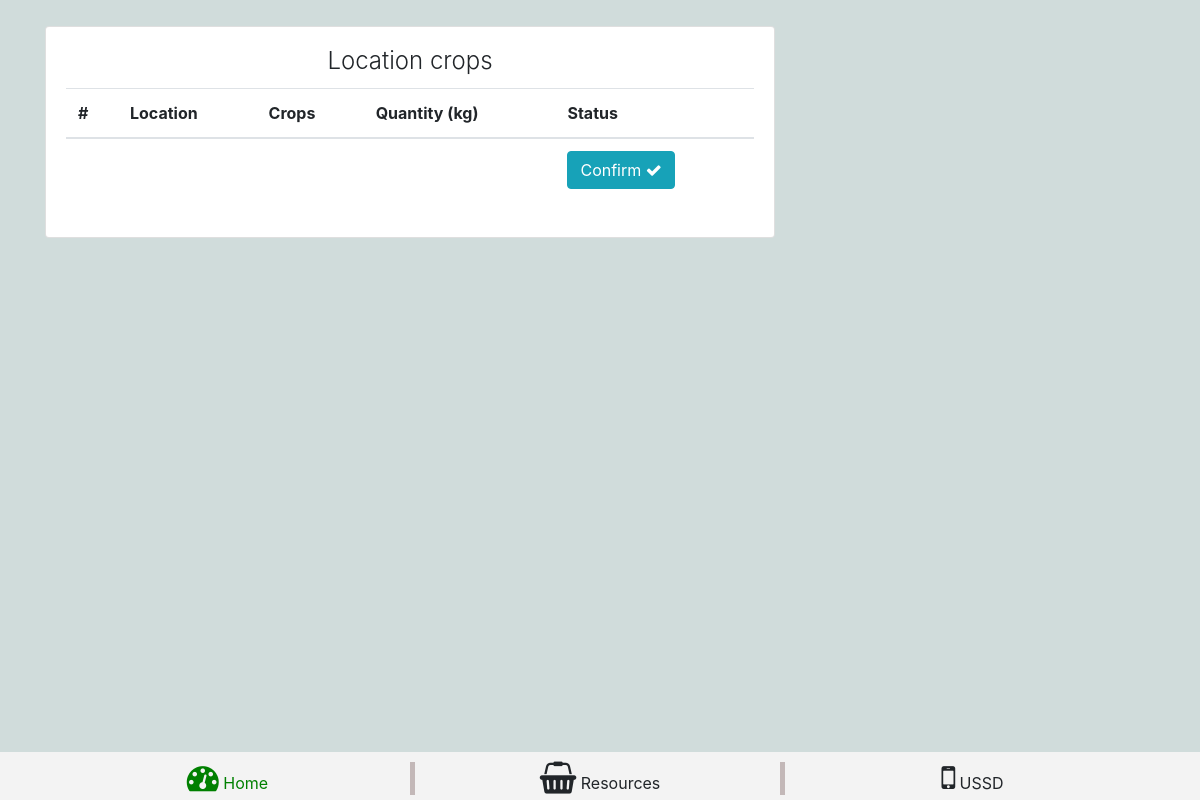
Before: / with the older database file.
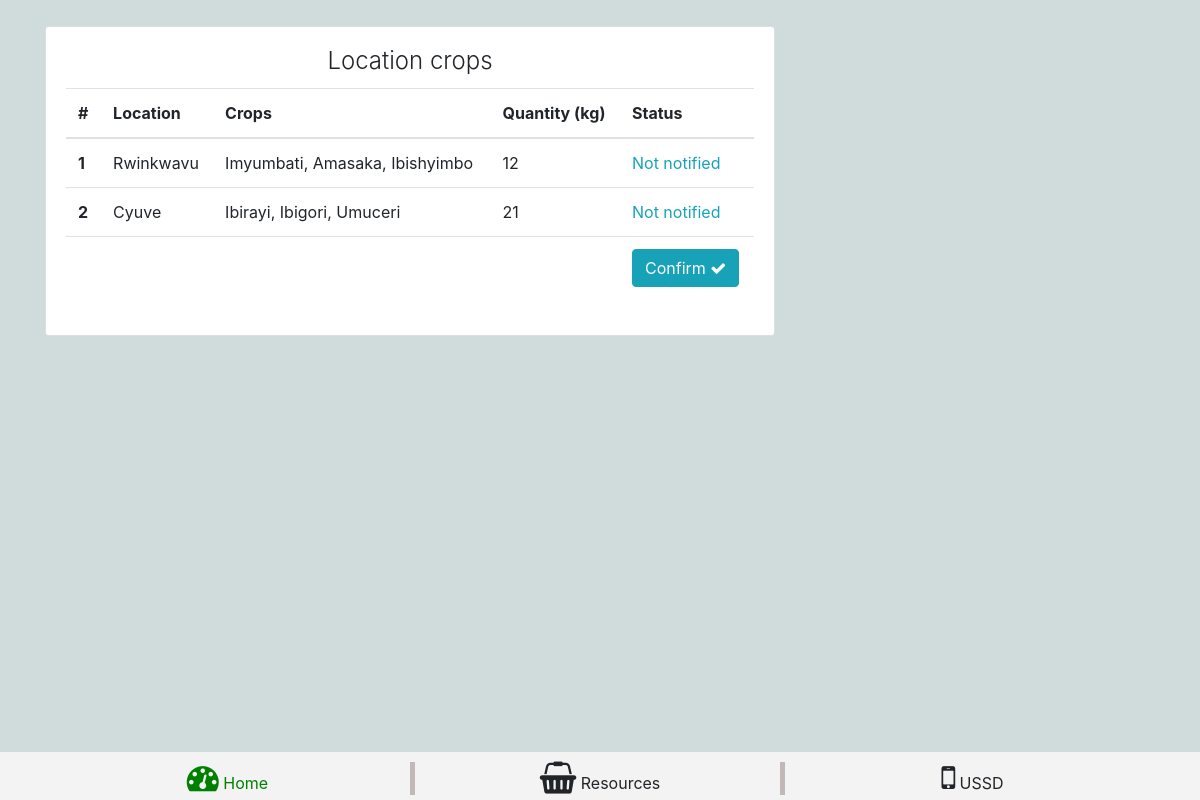
After: the same page with the newer database file.
### tables this page shows
CREATE TABLE `locations` (
  `id` int(11) NOT NULL,
  `name` varchar(128) NOT NULL,
  `crops` varchar(1024) NOT NULL,
  `quantity` int(11) DEFAULT NULL
);

### functions.php (called while the page is built, shortened)
<?php
	include_once "admin/db.php";
	function next_message($field){
		global $conn;
		$query = $conn->query("SELECT * FROM field_messages JOIN messages ON field_messages.message = messages.id WHERE field_messages.field = \"$field\" LIMIT 1");
		return $query->fetch_assoc();
	}
?>

### index.php (the view, shortened to what this page needs)
<!DOCTYPE html>
<html lang="en">
    <head>
        <link rel="stylesheet" type="text/css" href="css/facss/font-awesome.min.css">
        <link rel="stylesheet" type="text/css" href="css/bootstrap.min.css">
        <link rel="stylesheet" type="text/css" href="css/style.css">
    </head>
    <?php
        include 'admin/db.php';
        include_once "functions.php";
    ?>
<body>
    <div class="page">
        <div class="container">
            <div class="row">
                <div class="col-md-8">
                    <div class="card">
                        <div class="card-block card-body">
                            <div class="card-title text-center mod-title">Location crops</div>
                            <table class="table">
                                <thead>
                                    <tr>
                                      <th scope="col">#</th>
                                      <th scope="col">Location</th>
                                      <th scope="col">Crops</th>
                                      <th scope="col">Quantity (kg)</th>
                                      <th scope="col">Status</th>
                                    </tr>
                                </thead>
                                <tbody>
                                <?php
                                    $query = $conn->query("SELECT * FROM locations") or die("error getting fields $conn->error");
                                    $n = 0;
                                    while ($data = $query->fetch_assoc()) {
                                        $ownerName = $data['ownerName']??"Muhinzi";
                                        $next_message = next_message($data['id']);
                                        $nmessage = $next_message['text'];
                                        $message = str_ireplace("\$name", $ownerName, str_ireplace("\$litters", rand(10, 20),
                                            str_ireplace("\$fert_kg", rand(6, 9), $nmessage)));
                                        ?>
                                        <tr class="locElem" data-location="<?php echo $data['name']; ?>">
                                          <th scope="row"><?php echo $n+1; ?></th>
                                          <td><?php echo $data['name']; ?></td>
                                          <td><?php echo $data['crops']; ?></td>
                                          <td><?php echo $data['quantity']; ?></td>
                                          <td class="text-info">Not notified</td>
                                        </tr>
                                        <?php
                                        $n++;
                                    }
                                ?>
                                    <tr>
                                        <th scope="row"></th>
                                        <td></td>
                                        <td data-role='phone'></td>
                                        <td></td>
                                        <td><button class="btn btn-info" id="sendbroadcasts" data-message="<?php echo $message; ?>">Confirm <i class="fa fa-check"></i></button></td>
                                    </tr>
                                </tbody>
                            </table>
                        </div>
                    </div>
                </div>
            </div>
        </div>
        <div class="container-fluid menu-stick-footer container-full">
            <div class="container">
                <div class="row no-gutters">
                    <div class="col col-4">
                        <div class="menu-item m_active">
                            <a href="index.php"><span><i class="fa fa-2x fa-dashboard"> </i></span> Home</a>
                        </div>
                    </div>
                    <div class="col col-4">
                        <div class="menu-item">
                            <a href="fertilizer.php"><span><i class="fa fa-2x fa-shopping-basket"> </i></span> Resources</a>
                        </div>
                    </div>
                    <div class="col col-4">
                        <div class="menu-item">
                            <a href="ussd"><span><i class="fa fa-2x fa-mobile"> </i></span> USSD</a>
                        </div>
                    </div>
                </div>
            </div>
        </div>
    </div>
</body>
</html>

### css/style.css (style rules this page uses)
.container-full { padding:0; }
.menu-stick-footer { background: #f3f3f3; padding: 10px; position: fixed; top: 94vh; }
body { background-size: cover; min-height: 100vh; }
.page { background: #d0dcdb; min-height: 100vh; margin-top: -30px; padding-top: 40px; }
.menu-item { text-align: center; }
.menu-item.m_active { color: green; }
.col.col-4:not(:last-child) .menu-item { border-right:5px solid #c3b8b8; }
.col.col-4:not(:first-child) .menu-item { padding-left: 5px; }
a.no-deco, .menu-item a { color: inherit; text-decoration: none; }
.mod-title { font-size: 1.5rem; font-weight: 300; line-height: 1.2; }

Changed rows visible on the page:
added locations: name "Rwinkwavu", crops "Imyumbati, Amasaka, Ibishyimbo", quantity "12"
added locations: name "Cyuve", crops "Ibirayi, Ibigori, Umuceri", quantity "21"
